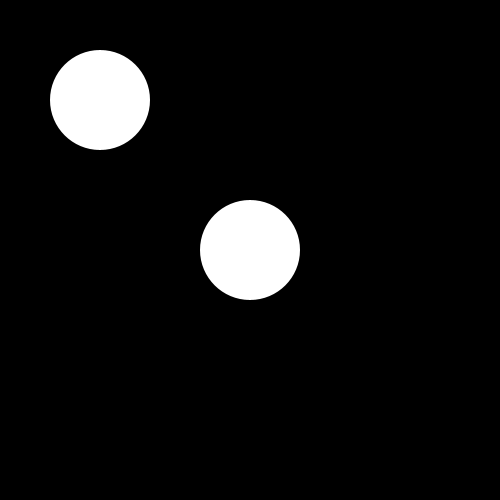
Frame 1 (no input)
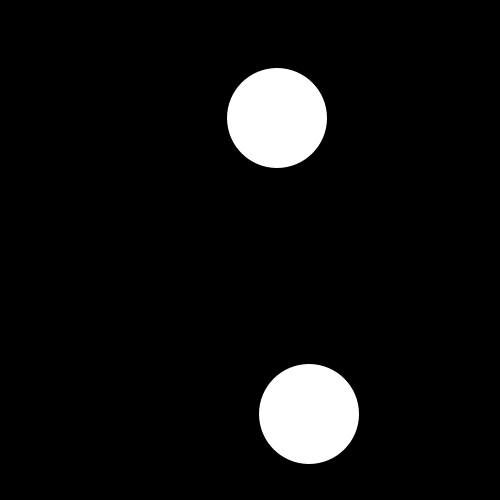
Frame 60 (the mouse pressed at the canvas centre just before this capture)
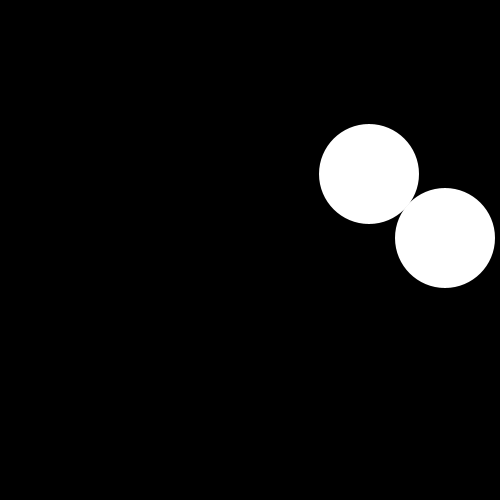
Frame 120 (the mouse held since frame 60 and released just before this capture)

The Processing sketch that drew these frames (run headless with seeded random() and noise(); from frame 60 on, the mouse is pressed at the canvas centre):

// Processing sketch: Challenge2_a_b
// ── Challenge2_a_b.pde
float ballx, bally, xspeed, yspeed;
float ballx2, bally2, x2speed, y2speed;

void setup() {
  size(500, 500);

  initBall();
}

void draw() {
  background (0);
  fill (255);
  noStroke();
  ellipse (ballx, bally, 100, 100);
  ellipse (ballx2, bally2, 100, 100);

  moveBall();
}

void moveBall() {

  ballx += xspeed;
  bally += yspeed;

  if (ballx >= width-50 || ballx <= 50) {
    xspeed = -xspeed;
  }
  if (bally >= height-50 || bally <= 50) {
    yspeed = -yspeed;
  }

  ballx2 += x2speed;
  bally2 += y2speed;

  if (ballx2 >= width-50 || ballx2 <= 50) {
    x2speed = -x2speed;
  }
  if (bally2 >= height-50 || bally2 <= 50) {
    y2speed = -y2speed;
  }
}

// ── initBall.pde
void initBall() { 
  ballx = width/2;
  bally = height/2;
  xspeed = 1;
  yspeed = 4;

  ballx2 = 100;
  bally2 = 100;
  x2speed = 3;
  y2speed = -2;
}
